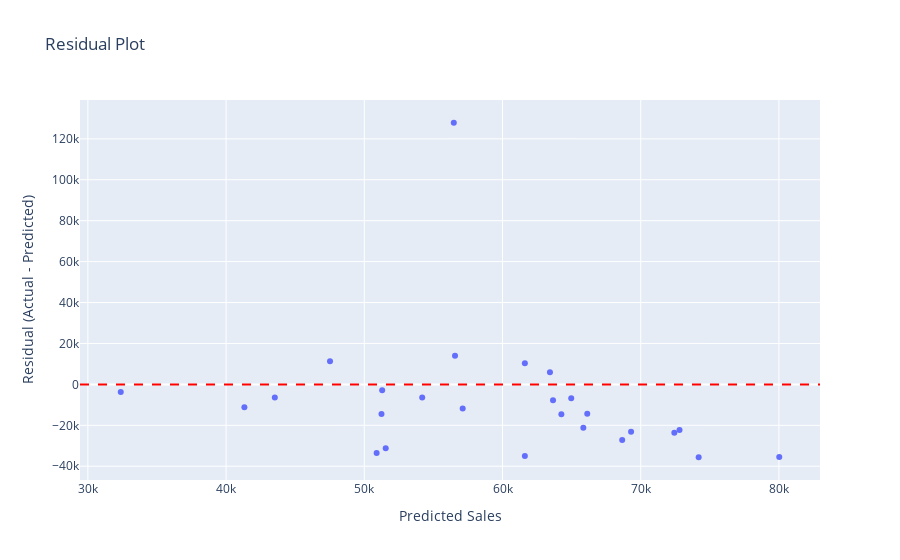

The cell this chart's notebook holds for it:
### Code cell
# Cell 5: Residual Analysis
eval_df['residual'] = eval_df['y'] - eval_df['yhat']
eval_df['residual_pct'] = (eval_df['residual'] / eval_df['y']) * 100

fig = px.scatter(eval_df, x='yhat', y='residual',
                 title='Residual Plot',
                 labels={'yhat': 'Predicted Sales', 'residual': 'Residual (Actual - Predicted)'})
fig.add_hline(y=0, line_dash="dash", line_color="red")
fig.show()

print("\n INSIGHT: Residuals should be randomly distributed around zero")
print(f"Mean residual: ${eval_df['residual'].mean():.2f} (should be close to 0)")

### Figure 1 — Plotly figure (JSON) as saved in the notebook; plotly's stock layout.template omitted (floating-point values rounded to 4 significant figures)
{"data": [{"hovertemplate": "Predicted Sales=%{x}<br>Residual (Actual - Predicted)=%{y}<extra></extra>", "legendgroup": "", "marker": {"color": "#636efa", "symbol": "circle"}, "mode": "markers", "name": "", "orientation": "v", "showlegend": false, "type": "scatter", "x": [56570.0, 43530.0, 32380.0, 47520.0, 54190.0, 51290.0, 63660.0, 51240.0, 41330.0, 57120.0, 64260.0, 61620.0, 74190.0, 61620.0, 50890.0, 66130.0, 72430.0, 68660.0, 80020.0, 65850.0, 51550.0, 64970.0, 69300.0, 63430.0, 72810.0, 56480.0], "xaxis": "x", "y": [13950.0, -6445.0, -3773.0, 11260.0, -6462.0, -2854.0, -7770.0, -14490.0, -11130.0, -11790.0, -14590.0, 10360.0, -35610.0, -34940.0, -33590.0, -14300.0, -23580.0, -27180.0, -35490.0, -21130.0, -31170.0, -6770.0, -23160.0, 5921.0, -22290.0, 127900.0], "yaxis": "y"}], "layout": {"legend": {"tracegroupgap": 0}, "shapes": [{"line": {"color": "red", "dash": "dash"}, "type": "line", "x0": 0, "x1": 1, "xref": "x domain", "y0": 0, "y1": 0, "yref": "y"}], "title": {"text": "Residual Plot"}, "xaxis": {"anchor": "y", "domain": [0, 1], "title": {"text": "Predicted Sales"}}, "yaxis": {"anchor": "x", "domain": [0, 1], "title": {"text": "Residual (Actual - Predicted)"}}}}
